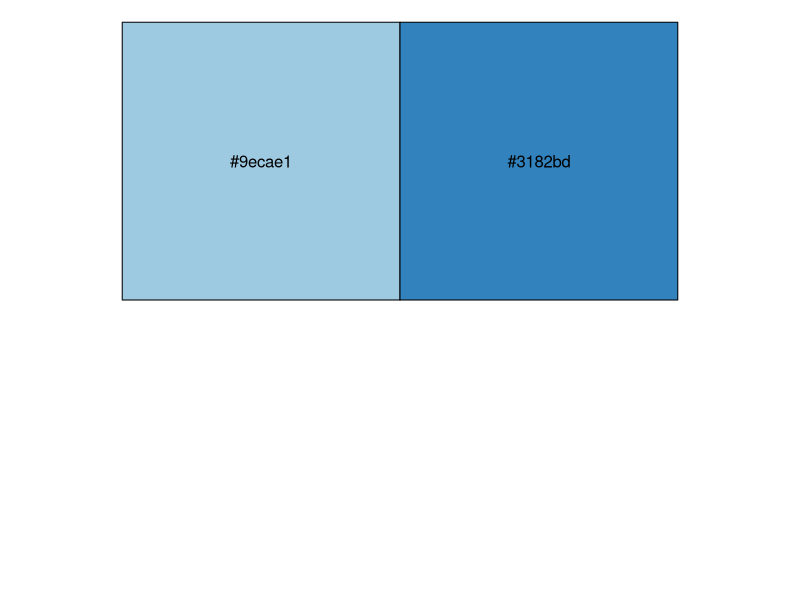
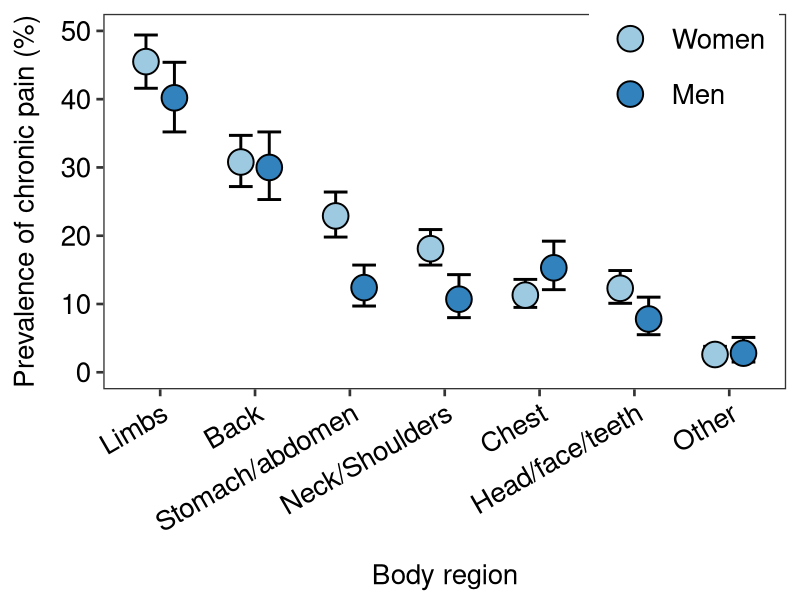

R code for these plots, in order:
############################################################
#                                                          #
#                       Site and sex                       #
#                                                          #
############################################################

# Load packages
library(tidyverse)
library(magrittr)

# Palettes
pal_za <- c('#9ecae1', '#3182bd')
scales::show_col(pal_za)

# Load data
data <- read_csv('data/site-sex.csv')

# Glimpse
glimpse(data)

# Plot
pp <- data %>%
    mutate(site = factor(site),
           site = fct_reorder(site,
                              desc(estimate_chronic))) %>%
    ggplot(data = .) +
    aes(x = site,
        y = estimate_chronic,
        ymin = ci.low_chronic,
        ymax = ci.high_chronic,
        fill = sex) +
    geom_errorbar(position = position_dodge(width = 0.6),
                  size = 1,
                  width = 0.5,
                  colour = '#000000') +
    geom_point(position = position_dodge(width = 0.6),
               size = 8,
               shape = 21,
               stroke = 1,
               colour = '#000000') +
    labs(x = 'Body region',
         y = 'Prevalence of chronic pain (%)') +
    scale_y_continuous(limits = c(0, 50)) +
    scale_fill_manual(values = pal_za,
                      labels = c('Women', 'Men')) +
    theme_bw(base_size = 20) +
    theme(legend.position = c(0.85, 0.86),
          legend.title = element_blank(),
          legend.text = element_text(size = 20),
          legend.key.size = unit(40, "pt"),
          panel.grid = element_blank(),
          axis.title.y = element_text(margin = margin(r = 1,
                                                      unit = 'lines')),
          axis.title.x = element_text(margin = margin(t = 1,
                                                      unit = 'lines')),
          axis.text.y = element_text(colour = '#000000',
                                     size = 20),
          axis.text.x = element_text(colour = '#000000',
                                     size = 20,
                                     angle = 30,
                                     hjust = 1))

# Save
ggsave(filename = 'figures/figure-3-site-sex.png',
       plot = pp,
       height = 8.5,
       width = 9.5)

